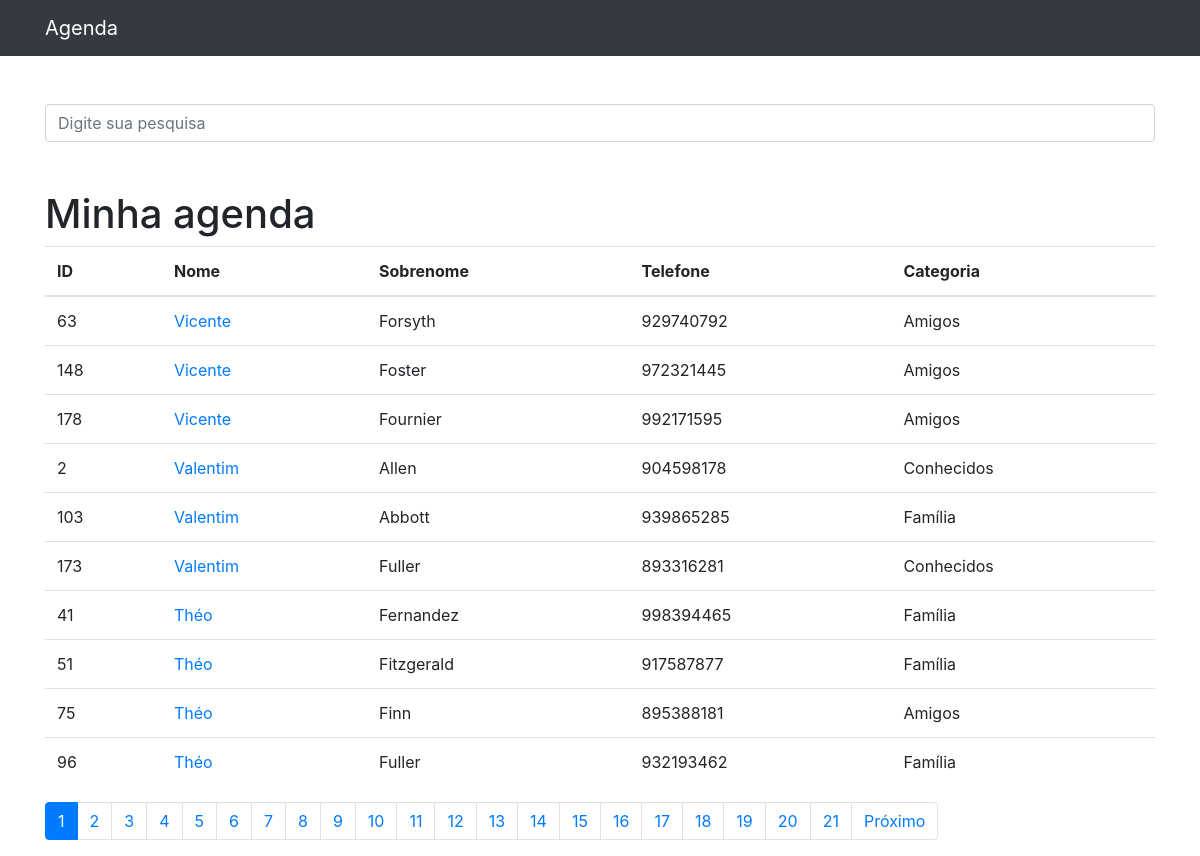
The page / on the database its author committed.
### contatos/models.py (models this page shows, shortened)
class Contato(models.Model):
    nome = models.CharField(max_length=250)
    sobrenome = models.CharField(max_length=200, blank=True)
    telefone = models.CharField(max_length=50)
    email = models.CharField(max_length=150, blank=True)
    data_criacao = models.DateTimeField(default=timezone.now)
    descricao = models.TextField(blank=True)
    categoria = models.ForeignKey(Categoria, on_delete=models.DO_NOTHING)
    mostrar = models.BooleanField(default=True)
    foto = models.ImageField(blank=True, upload_to='fotos/%Y/%m/%d')

class Categoria(models.Model):
    nome = models.CharField(max_length=255)
    status = models.BooleanField(default=True)
    def __str__(self):
        return self.nome

### contatos/views.py (the view)
# urls.py: path('', views.index, name='index'),
def index(request):
    contatos = Contato.objects.all().order_by('-nome').filter(
        mostrar=True,
    )
    paginator = Paginator(contatos, 10)
    page = request.GET.get('p')
    contatos = paginator.get_page(page)
    return render(request, 'contatos/index.html', {
        'contatos': contatos,
        'titulo': 'Agenda'
    })

### contatos/templates/contatos/index.html (shortened to what this page needs)
{% extends 'base.html' %}
{%block conteudo%}
<br><br>
<form method="get" action="{% url 'busca' %}">
    <div class="form-group row">
        <div class="col-12">
            <input class="form-control"
                   type="search" value="{{ request.GET.termo }}"
                   id="search-input"
                   placeholder="Digite sua pesquisa"
                   name="termo">
        </div>
    </div>
</form>
<h1 class="mt-5">Minha agenda</h1>
<table class="table">
    <thead>
    <tr>
        <th>ID</th>
        <th>Nome</th>
        <th>Sobrenome</th>
        <th>Telefone</th>
        <th>Categoria</th>
    </tr>
    </thead>
    <tbody>
    {% for contato in contatos %}
    <tr>
        <td>{{ contato.id }}</td>
        <td>
            <a href="{% url 'ver_contato' contato.id %}">{{ contato.nome }}</a>
        </td>
        <td>{{ contato.sobrenome }}</td>
        <td>{{ contato.telefone }}</td>
        <td>{{ contato.categoria }}</td>
    </tr>
    {% endfor %}
    </tbody>
</table>
{% if contatos.has_other_pages %}
<nav aria-label="Page navigation example">
    <ul class="pagination">
        {% for pagina in contatos.paginator.page_range %}
        {% if contatos.number == pagina %}
        <li class="page-item active"><a class="page-link" href="?p={{ pagina }}&termo={{ request.GET.termo }}">{{ pagina }}</a></li>
        {% else %}
        <li class="page-item"><a class="page-link" href="?p={{ pagina }}&termo={{ request.GET.termo }}">{{ pagina }}</a>
        </li>
        {% endif %}
        {% endfor %}
        {% if contatos.has_next %}
        <li class="page-item"><a class="page-link"
                                 href="?p={{ contatos.next_page_number }}&termo={{ request.GET.termo }}">Próximo</a>
        </li>
        {% endif %}
    </ul>
</nav>
{% endif %}
{%endblock%}

### rows shown on the page
Contato: id "63", nome "Vicente", sobrenome "Forsyth", telefone "929740792", categoria "Amigos"
Contato: id "148", nome "Vicente", sobrenome "Foster", telefone "972321445", categoria "Amigos"
Contato: id "178", nome "Vicente", sobrenome "Fournier", telefone "992171595", categoria "Amigos"
Contato: id "2", nome "Valentim", sobrenome "Allen", telefone "904598178", categoria "Conhecidos"
Contato: id "103", nome "Valentim", sobrenome "Abbott", telefone "939865285", categoria "Família"
Contato: id "173", nome "Valentim", sobrenome "Fuller", telefone "893316281", categoria "Conhecidos"
Contato: id "41", nome "Théo", sobrenome "Fernandez", telefone "998394465", categoria "Família"
Contato: id "51", nome "Théo", sobrenome "Fitzgerald", telefone "917587877", categoria "Família"
Contato: id "75", nome "Théo", sobrenome "Finn", telefone "895388181", categoria "Amigos"
Contato: id "96", nome "Théo", sobrenome "Fuller", telefone "932193462", categoria "Família"

### other values the page prints
{{ pagina }} "1"
{{ pagina }} "2" "3" "4" "5" "6" "7" "8" "9" "10" "11" "12" "13" "14" "15" "16" "17" "18" "19" "20" "21"
